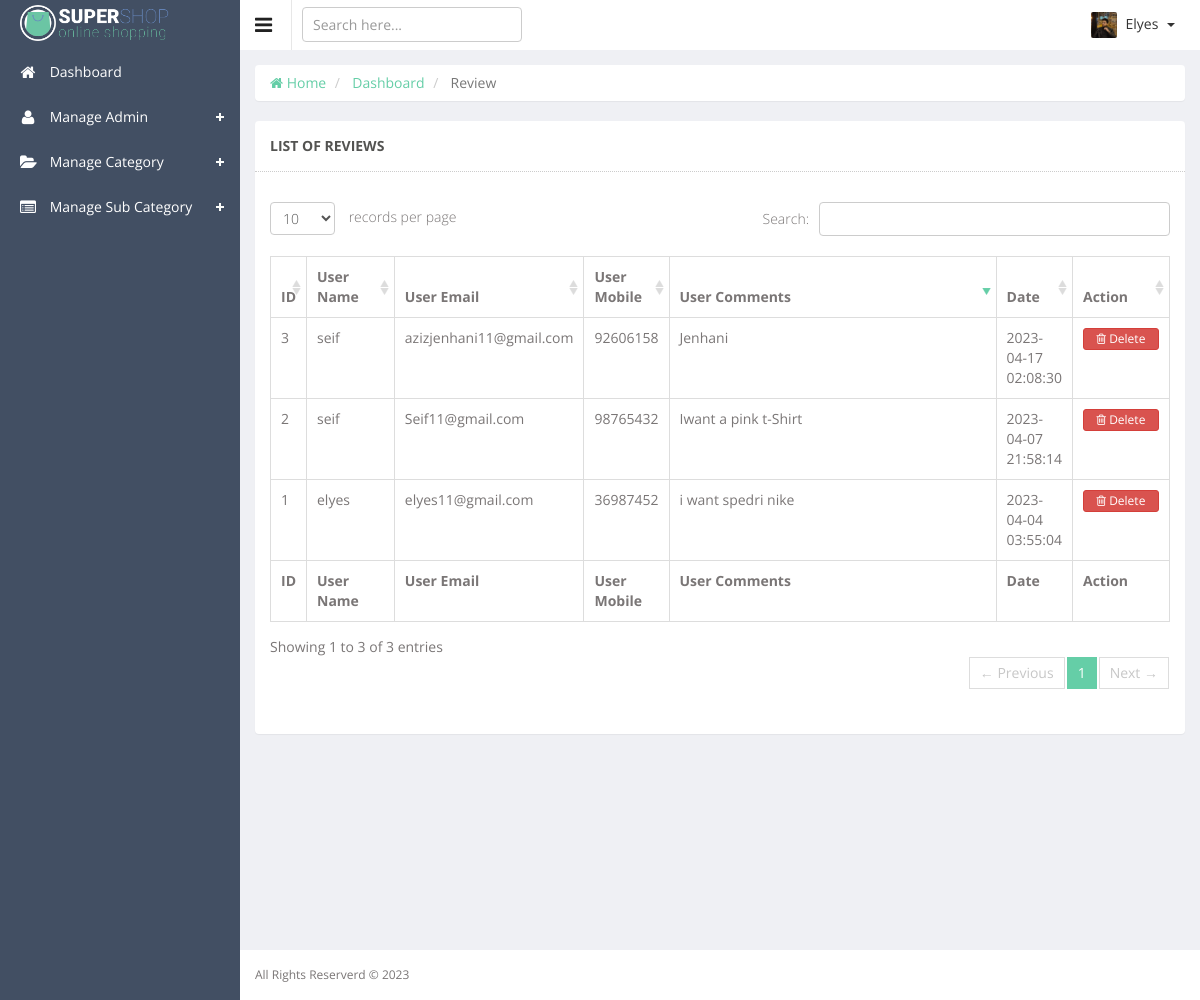
The app's page /admin/review.php (signed in) with its own data.
### tables this page shows
CREATE TABLE `contacts` (
  `id` int(11) NOT NULL COMMENT 'CONTACTS ID',
  `contacts_name` varchar(64) NOT NULL,
  `contacts_email` varchar(64) NOT NULL,
  `contacts_phone` varchar(32) NOT NULL,
  `contacts_overview` varchar(512) NOT NULL,
  `created_at` datetime DEFAULT NULL,
  `updated_at` datetime DEFAULT NULL
);

### admin/app/Http/Controllers/View.php (called while the page is built, shortened)
<?php
class View
{
	public function loadContent($directory, $page_name)
	{
		include("resource/view/".$directory."/".$page_name.".php");
	}
}
?>

### admin/review.php (called while the page is built, shortened)
<?php
include("app/Http/Controllers/View.php");
$view = new View;
$view->loadContent("include", "session");
$view->loadContent("include", "top");
$view->loadContent("content", "review");
?>

### admin/app/Models/Eloquent.php (called while the page is built, shortened)
<?php
class Eloquent
{
	public $connection;
	public function __construct()
	{
		$this->connection = new PDO('mysql:host='.$GLOBALS['DBHOST'].';dbname='.$GLOBALS['DBNAME'].';charset=utf8', $GLOBALS['DBUSER'], $GLOBALS['DBPASS']);
		$this->connection->setAttribute(PDO::ATTR_ERRMODE, PDO::ERRMODE_EXCEPTION);
		$this->connection->setAttribute(PDO::ATTR_EMULATE_PREPARES, false);
	}
	public function selectData($columnName, $tableName, $whereValue = 0, $inColumn = 0, $inValue = 0, $formatBy = 0, $paginate = 0)
	{
		try
		{
			if($columnName == "*")
			{
				$sql1 = "SELECT ";
				$sql2 = "*";
			}
			$sql3 = " FROM `$tableName`";
			if(@$formatBy['GROUP'])
				$sql6 = " GROUP BY `" . $formatBy['GROUP'] . "`";
			else
				$sql6 = "";
			if(@$formatBy['ASC'])
				$sql7 = " ORDER BY `" . $formatBy['ASC'] . "` ASC";
			else if(@$formatBy['DESC'])
				$sql7 = " ORDER BY `" . $formatBy['DESC'] . "` DESC";
			else
				$sql7 = "";
			if($paginate != 0)
				$sql8 = " LIMIT " . $paginate['POINT'] . ", " . $paginate['LIMIT'];
			else
				$sql8 = "";
			if($whereValue != 0)
			{
				$sql4 = " WHERE ";
				foreach($whereValue AS $wa1Column => $wa1Value)
				{
					@$sql5 .= $wa1Column . " = " . "'" . $wa1Value . "' AND ";
				}
				$sql5 = trim($sql5); $sql5 = rtrim($sql5, "AND"); $sql5 = trim($sql5);
				$preSQL = $sql1 . $sql2 . $sql3 . $sql4 . $sql5 . $sql6 . $sql7 . $sql8;
			}
			else
			{
				if($inValue != 0)
				{
					$preSQL = $sql1 . $sql2 . $sql3 . $sql4 . $sql5 . $sql6 . $sql7 . $sql8;
				}
				else
				{
					$preSQL = $sql1 . $sql2 . $sql3 . $sql6 . $sql7 . $sql8;
				}
			}
			$query = $this->connection->prepare($preSQL);
			$query->execute();
			$dataSelected = $query->fetchAll(PDO::FETCH_ASSOC);
			return $dataSelected;
		}
		catch(Exception $e)
		{
			return 0;
		}
	}
}
?>

### admin/resource/view/content/review.php (the view, shortened to what this page needs)
<?php
include("app/Models/Eloquent.php");
$eloquent = new Eloquent;
$columnName = "*";
$tableName = "contacts";
$reviewData = $eloquent->selectData($columnName, $tableName);
?>
<div class="wrapper">
	<div class="row">
		<div class="col-sm-12">
			<ul class="breadcrumb panel">
				<li> <a href="dashboard.php"> <i class="fa fa-home"></i> Home </a> </li>
				<li> <a href="dashboard.php"> Dashboard </a> </li>
				<li class="active"> Review </li>
			</ul>
			<section class="panel">
				<header class="panel-heading">
					List of Reviews
				</header>
				<div class="panel-body">
					<div class="adv-table">
						<table class="display table table-bordered" id="dynamic-table">
							<thead>
								<tr>
									<th style="width: 5%"> ID </th>
									<th style="width: 15%"> User Name </th>
									<th style="width: 15%"> User Email </th>
									<th style="width: 10%"> User Mobile </th>
									<th style="width: 37%"> User Comments </th>
									<th style="width: 10%"> Date </th>
									<th style="width: 8%"> Action </th>
								</tr>
							</thead>
							<tbody>
							<?php
								$n = 1;
								foreach ($reviewData as $eachRow)
								{
									echo '
									<tr class="gradeX">
										<td>'. $n .'</td>
										<td>'. $eachRow["contacts_name"] .'</td>
										<td>'. $eachRow["contacts_email"] .'</td>
										<td>'. $eachRow["contacts_phone"] .'</td>
										<td style="width: 400px;">'. $eachRow["contacts_overview"] .'</td>
										<td>'. $eachRow["created_at"] .'</td>
										<td class="center">
											<form action="" method="post">
												<input type="hidden" name="review_id" value="'. $eachRow["id"] .'">
												<button type="submit" name="customer_review" style="width: 76px;" class="btn btn-danger btn-xs float-right">
													<i class="fa fa-trash-o"></i> Delete
												</button>
											</form>
										</td>
									</tr>
									';
									$n++;
								}
							?>
							</tbody>
							<tfoot>
								<tr>
									<th> ID </th>
									<th> User Name </th>
									<th> User Email </th>
									<th> User Mobile </th>
									<th> User Comments </th>
									<th> Date </th>
									<th> Action </th>
								</tr>
							</tfoot>
						</table>
					</div>
				</div>
			</section>
		</div>
	</div>
</div>

### admin/public/js/datatable/css/demo_table.css (style rules this page uses)
table.display { margin: 0 auto; clear: both; width: 100%; }
table.display thead th { padding: 3px 18px 3px 10px; border-bottom: 1px solid black; font-weight: bold; cursor: pointer; * cursor: hand; }
table.display tfoot th { padding: 3px 18px 3px 10px; border-top: 1px solid black; font-weight: bold; }
table.display td { padding: 3px 10px; }
table.display td.center { text-align: center; }
.sorting_desc { background: url('../images/sort_desc.png') no-repeat center right; }
.sorting { background: url('../images/sort_both.png') no-repeat center right; }
table.display tr.odd.gradeX { background-color: #ffdddd; }
table.display tr.even.gradeX { background-color: #ffeeee; }
tr.odd { background-color: #E2E4FF; }
tr.even { background-color: white; }
tr.odd td.sorting_1 { background-color: #D3D6FF; }
tr.even td.sorting_1 { background-color: #EAEBFF; }
tr.odd.gradeX td.sorting_1 { background-color: #ffc4c4; }
tr.even.gradeX td.sorting_1 { background-color: #ffd5d5; }
table.display tr.gradeX { background-color: #ffdddd; }

### admin/public/css/custom.css (style rules this page uses)
ul, .list-unstyled { padding-left: 30px; }

### records on screen
contacts: contacts_name "elyes", contacts_email "elyes11@gmail.com", contacts_phone "36987452", contacts_overview "i want spedri nike", created_at "2023-04-04 03:55:04"
contacts: contacts_name "seif", contacts_email "Seif11@gmail.com", contacts_phone "98765432", contacts_overview "Iwant a pink t-Shirt", created_at "2023-04-07 21:58:14"
contacts: contacts_name "seif", contacts_email "azizjenhani11@gmail.com", contacts_phone "92606158", contacts_overview "Jenhani", created_at "2023-04-17 02:08:30"

### other values on screen
$_SESSION['SMC_login_admin_name'] "Elyes"
